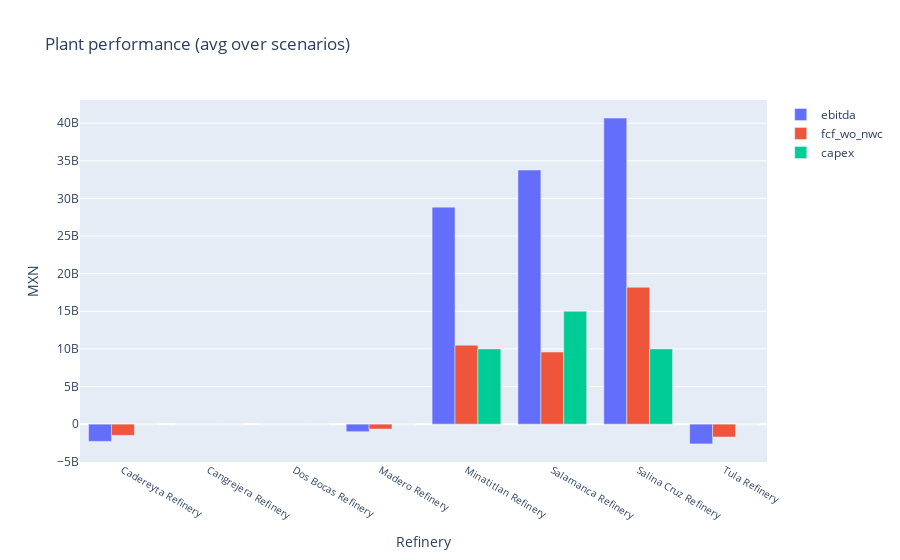

Notebook cell for this chart:
### Code cell
sess().plot_plant_performance(prod_stats, period_stats)

### Figure 1 — Plotly figure (JSON) as saved in the notebook; plotly's stock layout.template omitted (floating-point values rounded to 4 significant figures)
{"data": [{"name": "ebitda", "type": "bar", "x": ["Cadereyta Refinery", "Cangrejera Refinery", "Dos Bocas Refinery", "Madero Refinery", "Minatitlan Refinery", "Salamanca Refinery", "Salina Cruz Refinery", "Tula Refinery"], "y": [-2293000000.0, 0, 0, -1001000000.0, 28840000000.0, 33770000000.0, 40670000000.0, -2626000000.0], "yaxis": "y"}, {"name": "fcf_wo_nwc", "type": "bar", "x": ["Cadereyta Refinery", "Cangrejera Refinery", "Dos Bocas Refinery", "Madero Refinery", "Minatitlan Refinery", "Salamanca Refinery", "Salina Cruz Refinery", "Tula Refinery"], "y": [-1490000000.0, 0, 0, -650700000.0, 10500000000.0, 9577000000.0, 18190000000.0, -1707000000.0], "yaxis": "y"}, {"name": "capex", "type": "bar", "x": ["Cadereyta Refinery", "Cangrejera Refinery", "Dos Bocas Refinery", "Madero Refinery", "Minatitlan Refinery", "Salamanca Refinery", "Salina Cruz Refinery", "Tula Refinery"], "y": [0, 0, 0, 0, 10000000000, 15000000000, 10000000000, 0], "yaxis": "y"}], "layout": {"barmode": "group", "title": {"text": "Plant performance (avg over scenarios)"}, "xaxis": {"showticklabels": true, "side": "bottom", "tickfont": {"size": 10}, "title": {"text": "Refinery"}}, "yaxis": {"title": {"text": "MXN"}}}}
